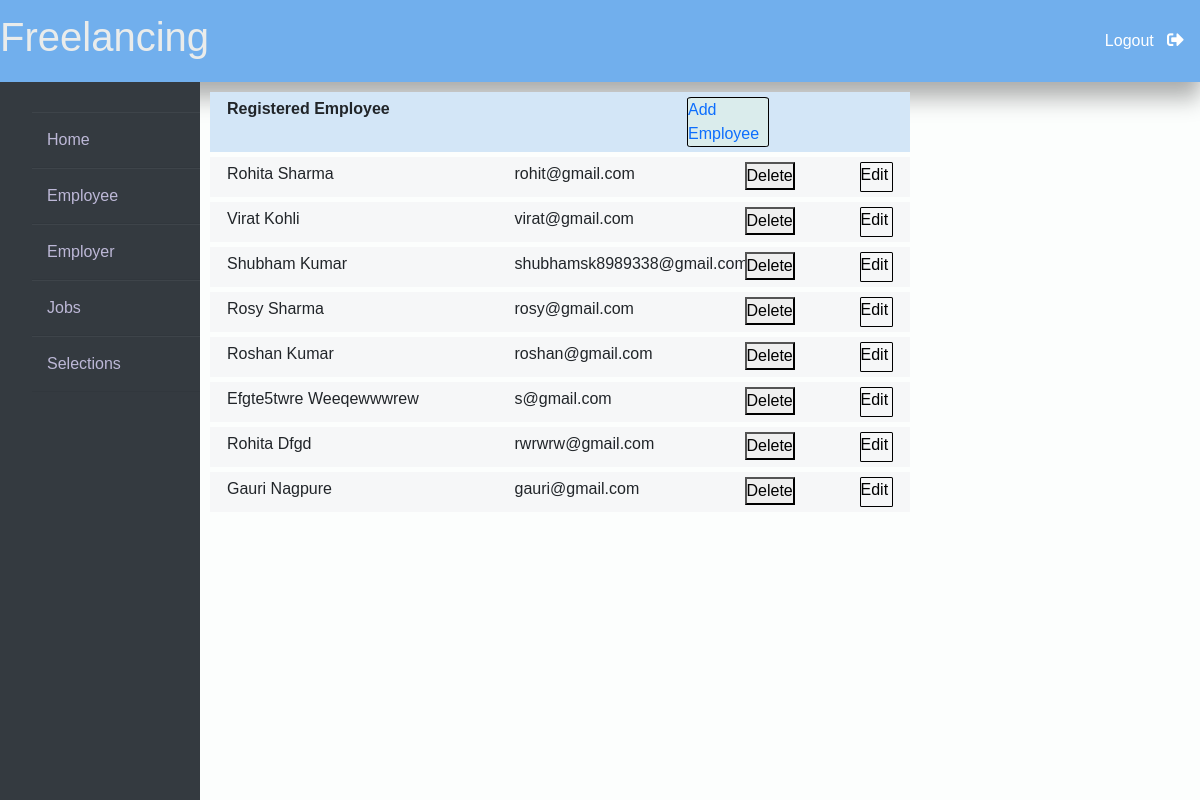
Screenshot of /admin_employee with the database file from the repository.
### employee/models.py (models this page shows, shortened)
class Employee(models.Model):
    user = models.OneToOneField(User, on_delete=models.CASCADE)
    phone_number = models.CharField(max_length=15)  # Adding phone number field
    interested_domain=models.CharField(max_length=30, default='')
    city=models.CharField(max_length=50, default='')
    @property
    def get_name(self):
        return self.user.first_name+" "+self.user.last_name
    @property
    def email(self):
        return self.user.email

### website/views.py (the view)
# urls.py: path('admin_employee', views.admin_employee, name = 'admin_employee'),
def admin_employee(request):
    employee=Employee.objects.all()
    return render(request, 'admin_employee.html',{'employee':employee})

### templates/admin_employee.html (shortened to what this page needs)
{% extends 'admin_base.html' %}
{% load static %}
{% block content %}
<div class="container" id="div1" style="margin-top: 1%; background-color: rgb(211, 230, 247); ">
    <div class="row">
        <div class="col-8">
            <b>Registered Employee</b>
        </div>
        <div class="col-4">
         <a href="{% url 'website:add_employee'%}" style="text-decoration: none;">
            <div style="height: 100%; width: 40%; background-color: rgb(218, 236, 236); border: 1px solid black; border-radius: 5%;">
                Add Employee
            </div>
         </a>
        </div>
    </div>
</div>
<div class="container" id="div2">
    {% for employee in employee %}
        <div class="row employee"  >
            <div class="col-5">
                {{employee.get_name | title}}
            </div>
            <div class="col-4">
                {{employee.email}}
            </div>
            <div class="col-2">
                <form method="post" action="{% url 'website:delete_employee' %}" onsubmit="return confirmDelete()">
                    <button type="submit">Delete</button>
                </form>
            </div>
            <div class="col-1">
                <a href="{% url 'website:edit_employee' employee_id=employee.id %}" style="text-decoration: none;">
                    <div style="height: 100%; width: 100%; background-color: transparent; border: 1px solid black; border-radius: 5%; color: black;">
                        Edit
                    </div>
                 </a>
            </div>
        </div>
    {% endfor %}
  </div>
{% endblock content %}

### templates/admin_base.html (shortened to what this page needs)
{%load static%}
<!DOCTYPE html>
<html lang="en">
<head>
    <link href="https://cdn.jsdelivr.net/npm/bootstrap@5.0.2/dist/css/bootstrap.min.css" rel="stylesheet">
    <link rel="stylesheet" href="https://cdnjs.cloudflare.com/ajax/libs/font-awesome/5.14.0/css/all.css">
</head>
<body>
    <nav class="navbar" >
    <a class="navbar-brand display-1" href="#">
        <h1 style="color:rgb(234, 236, 235)">Freelancing  </h1>
    </a>
    <div class="navbar-buttons">
      <a class="nav-link" style="color: white;" href="/logout">Logout &nbsp; <i class="fas fa-sign-out-alt"></i></a>
    </div>
</nav>
<div class="wrapper">
    <div class="sidebar">
        <ul>
            <li><a style="text-decoration:none;" href="{% url 'website:afterlogin' %}"></i>Home</a></li>
            <li><a style="text-decoration:none;" href="{% url 'website:admin_employee' %}"></i>Employee</a></li>
            <li><a style="text-decoration:none;" href="{% url 'website:admin_employer' %}"></i>Employer</a></li>
            <li><a style="text-decoration:none;" href="{% url 'website:admin_jobs' %}"></i>Jobs</a></li>
            <li><a style="text-decoration:none;" href="{% url 'website:admin_selections' %}">Selections</a></li>
        </ul>
    </div>
    <div class="main_content">
{% block content %}
{% endblock content %}
    </div>
</div>
</body>
</html>

### templates/admin_base.html (style rules this page uses)
.row { padding: 5px; }
* { margin: 0; padding: 0; box-sizing: border-box; list-style: none; text-decoration: none; font-family: 'Josefin Sans', sans-serif; }
body { background-color: #f3f5f9; }
.wrapper { display: flex; position: relative; }
.wrapper .sidebar { width: 200px; height: 100%; background: #343a40; padding: 30px 0px; position: fixed; }
.wrapper .sidebar ul li { padding: 15px; border-bottom: 1px solid #bdb8d7; border-bottom: 1px solid rgba(0,0,0,0.05); border-top: 1px solid rgba(255,255,255,0.05); }
.wrapper .sidebar ul li a { color: #bdb8d7; display: block; }
.wrapper .main_content { width: 100%; margin-left: 200px; }
.fa-sign-out-alt { color: white; font-size: 2ex; }
body { background-color: #fcfefd; }
.navbar { box-shadow: 0 20px 20px 0 rgba(0,0,0,0.2), 0 6px 20px 0 rgba(0,0,0,0.19); background-color: #71afed; }

### templates/admin_employee.html (style rules this page uses)
#div1,#div2 { width: 70%; margin-left: 1%; }
.employee { background-color: rgb(246, 247, 248); height: 40px; margin-top: 5px; }

### rows the page displays
Employee: get_name "Rohita Sharma", email "rohit@gmail.com"
Employee: get_name "Virat Kohli", email "virat@gmail.com"
Employee: get_name "Shubham Kumar", email "shubhamsk8989338@gmail.com"
Employee: get_name "Rosy Sharma", email "rosy@gmail.com"
Employee: get_name "Roshan Kumar", email "roshan@gmail.com"
Employee: get_name "Efgte5twre Weeqewwwrew", email "s@gmail.com"
Employee: get_name "Rohita Dfgd", email "rwrwrw@gmail.com"
Employee: get_name "Gauri Nagpure", email "gauri@gmail.com"
